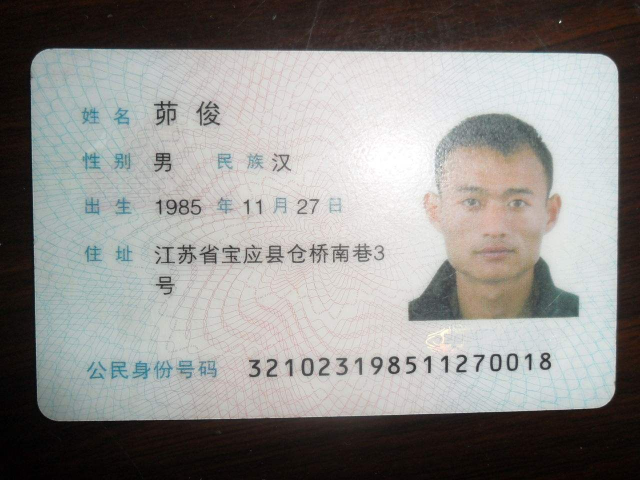
#> input picture tamper_data/good/0037.jpg, 1280 x 960 px (shown at 1/2 size)
$ python dct_feature_detector.py ../../tamper_data/good/0037.jpg
#> lines starting #> are read from the running program, lines starting #| are printed output that depends on the picture; after the words box and inside, x2 and y2 are one past the last pixel; in counts of white or black regions, pixels touching at a corner belong together
#> further down, image is the input picture: shape (960, 1280, 3); mean B, G, R 139.1, 141.5, 143
"""
DCT特征检测器 - 像素级DCT特征提取

基于DCT系数分析检测篡改区域
"""

import cv2
import numpy as np
from typing import Optional, Tuple, List
from scipy import ndimage


class DCTFeatureDetector:
    """
    DCT特征检测器

    原理：
    - 篡改区域的DCT系数分布与原始区域不同
    - 通过滑动窗口提取DCT特征
    - 使用统计特征进行像素级检测
    """

    def __init__(self,
                 window_size: int = 32,
                 stride: int = 16,
                 threshold: float = 0.5):
        """
        初始化DCT特征检测器

        Args:
            window_size: 滑动窗口大小
            stride: 滑动步长
            threshold: 检测阈值
        """
        self.window_size = window_size
        self.stride = stride
        self.threshold = threshold
        self.half = window_size // 2

    def extract_dct_features(self, patch: np.ndarray) -> np.ndarray:
        """
        从图像块提取DCT特征

        Args:
            patch: 图像块 (window_size x window_size)

        Returns:
            features: DCT特征向量
        """
        features = []

        # 转灰度
        if len(patch.shape) == 3:
            gray = cv2.cvtColor(patch, cv2.COLOR_BGR2GRAY)
        else:
            gray = patch

        gray = gray.astype(np.float32)

        # DCT变换
        dct = cv2.dct(gray)

        # 低频特征 (左上8x8)
        dct_low = dct[:8, :8].flatten()
        features.append(np.mean(np.abs(dct_low)))
        features.append(np.std(dct_low))
        features.append(np.max(np.abs(dct_low)))
        features.append(np.percentile(np.abs(dct_low), 95))

        # 高频特征 (右下区域)
        dct_high = dct[8:, 8:].flatten()
        features.append(np.mean(np.abs(dct_high)))
        features.append(np.std(dct_high))
        features.append(np.percentile(np.abs(dct_high), 95))

        # 中频特征
        dct_mid = dct[8:16, 8:16].flatten()
        features.append(np.mean(np.abs(dct_mid)))
        features.append(np.std(dct_mid))

        # 频域能量比
        total_energy = np.sum(dct ** 2)
        low_energy = np.sum(dct[:8, :8] ** 2)
        features.append(low_energy / (total_energy + 1e-8))

        # AC系数特征 (排除DC)
        ac_coeffs = dct[1:, 1:].flatten()
        features.append(np.mean(np.abs(ac_coeffs)))
        features.append(np.std(ac_coeffs))
        features.append(np.max(np.abs(ac_coeffs)))

        return np.array(features)

    def detect(self, image: np.ndarray) -> Tuple[np.ndarray, np.ndarray]:
        """
        检测篡改区域

        Args:
            image: 输入图像 (BGR)

        Returns:
            heatmap: 热力图 (0-1)
            mask: 二值掩码
        """
        if len(image.shape) == 2:
            image = cv2.cvtColor(image, cv2.COLOR_GRAY2BGR)

        h, w = image.shape[:2]
#> h = 960; w = 1280
        heatmap = np.zeros((h, w), dtype=np.float32)
        count = np.zeros((h, w), dtype=np.float32)

        # 滑动窗口检测
        for y in range(0, h - self.window_size, self.stride):
            for x in range(0, w - self.window_size, self.stride):
                patch = image[y:y+self.window_size, x:x+self.window_size]

                # 提取DCT特征
                features = self.extract_dct_features(patch)

                # 计算异常分数 (基于高频能量)
                score = features[4] + features[5]  # 高频均值+标准差

                # 累加到热力图
                heatmap[y:y+self.window_size, x:x+self.window_size] += score
                count[y:y+self.window_size, x:x+self.window_size] += 1
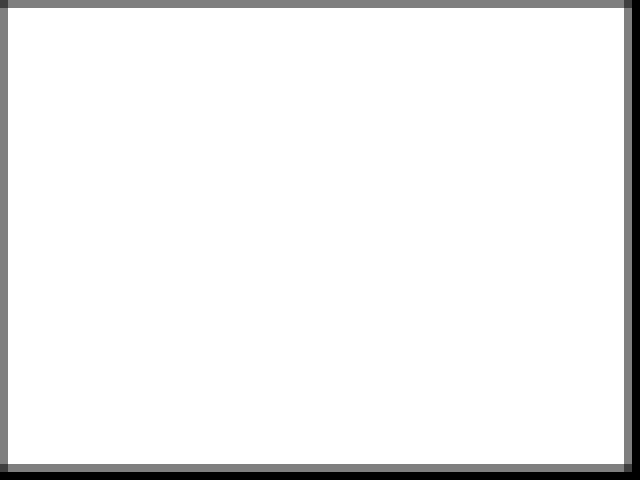
#> count: shape (960, 1280) float32 (shown at 1/2 size); min 0, max 4, mean 3.77; drawn with min black and max white
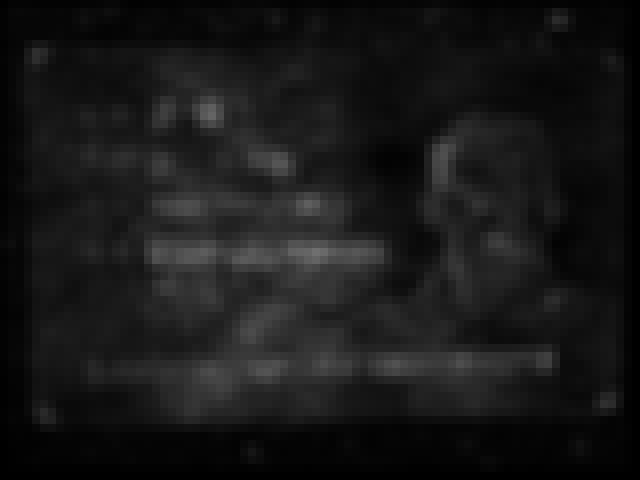
#> heatmap: shape (960, 1280) float32 (shown at 1/2 size); min 0, max 111.2, mean 24.4
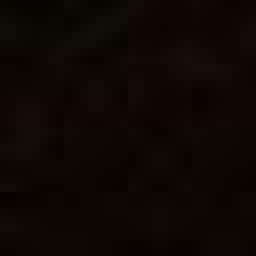
#> patch: shape (32, 32, 3) (shown 8 times larger); mean B, G, R 3.8, 7.2, 13.5

        # 归一化
        count[count == 0] = 1
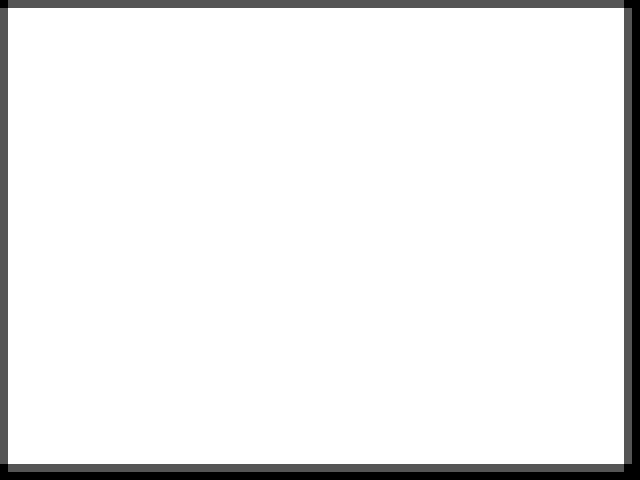
#> count: shape (960, 1280) float32 (shown at 1/2 size); 2.9% of pixels changed, all inside (x1, y1, x2, y2) = (0, 0, 1280, 960); drawn with min black and max white
        heatmap = heatmap / count
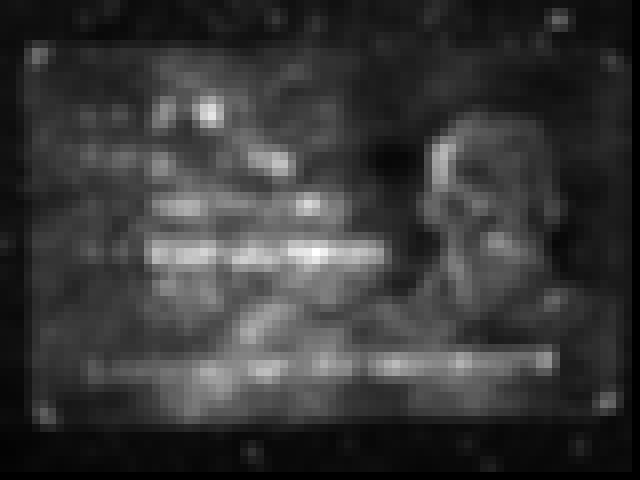
#> heatmap: shape (960, 1280) float32 (shown at 1/2 size); min 0, max 27.81, mean 6.1; drawn with min black and max white

        # 归一化到0-1
        if heatmap.max() > 0:
            heatmap = heatmap / heatmap.max()

        # 高斯平滑
        heatmap = cv2.GaussianBlur(heatmap, (5, 5), 0)

        # 生成掩码
        mask = (heatmap > self.threshold).astype(np.uint8) * 255
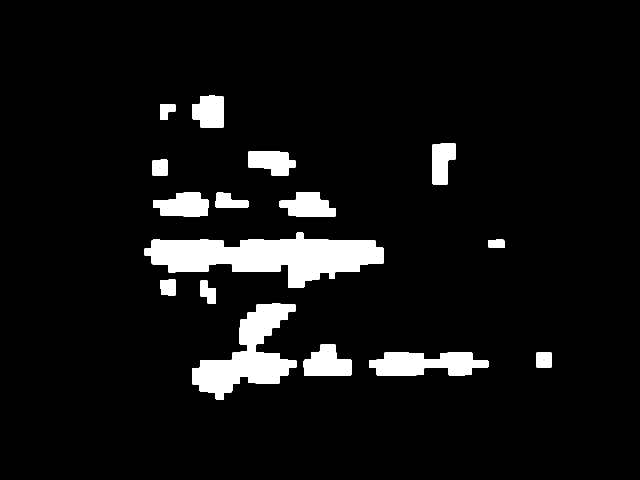
#> mask: shape (960, 1280) (shown at 1/2 size); 6.8% white; 16 white regions, largest, box (x1, y1, x2, y2) and area: (289, 465, 768, 576) 29048, (384, 607, 593, 799) 17386, (738, 704, 977, 752) 8122

        return heatmap, mask

    # [16 lines left out: function get_mask, not called in this run]


class DCTBlockFeatureDetector:
    """
    DCT块特征检测器

    分析8x8块的DCT特征不一致性
    """

    # [57 lines left out: functions __init__, detect, not called in this run]


if __name__ == "__main__":
    # 测试
    import sys

    if len(sys.argv) > 1:
        image_path = sys.argv[1]
        image = cv2.imread(image_path)

        detector = DCTFeatureDetector()
        heatmap, mask = detector.detect(image)

        cv2.imwrite("dct_heatmap.png", (heatmap * 255).astype(np.uint8))
        cv2.imwrite("dct_mask.png", mask)

        print(f"检测结果已保存")
